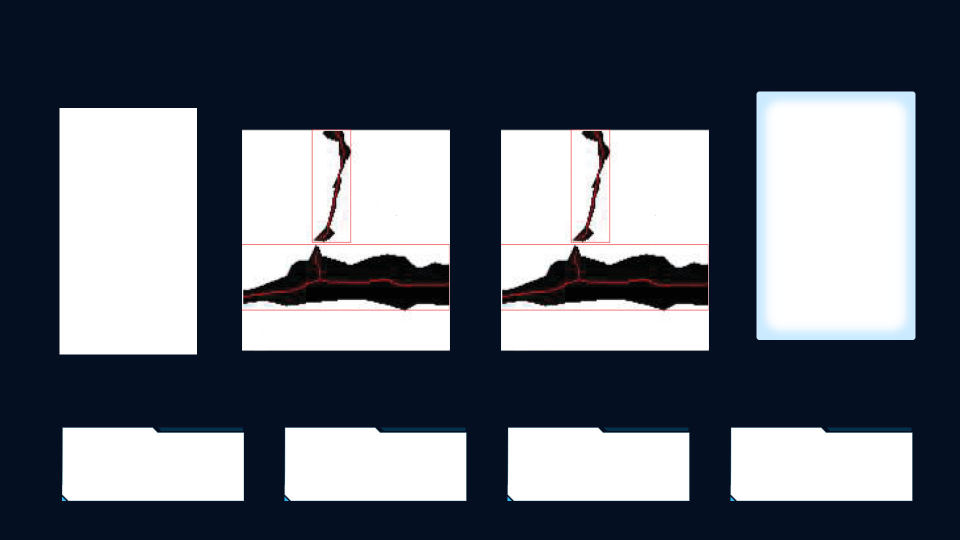
#> input picture configs/test.jpg, 1920 x 1080 px (shown at 1/2 size)
$ python uitest.py
#> lines starting #> are read from the running program, lines starting #| are printed output that depends on the picture; after the words box and inside, x2 and y2 are one past the last pixel; in counts of white or black regions, pixels touching at a corner belong together
import cv2

# 定义鼠标回调函数
def mouse_callback(event, x, y, flags, param):
    if event == cv2.EVENT_LBUTTONDOWN:  # 检测鼠标左键点击
        print(f"Clicked at pixel coordinates: ({x}, {y})")
        # 如果需要，还可以在这里添加其他处理逻辑，例如获取该点的颜色等

# 读取图像
image = cv2.imread('configs//test.jpg')
#> image is the input picture: shape (1080, 1920, 3); mean B, G, R 117.1, 106.3, 99.9

# 检查图像是否成功加载
if image is None:
    print("Error: Unable to load image.")
    exit()

# 获取图像的原始尺寸
height, width = image.shape[:2]
#> height = 1080; width = 1920

# 计算缩放比例
scale = min(720 / height, 1280 / width)
#> scale = 0.667

# 缩放图像
resized_image = cv2.resize(image, (int(width * scale), int(height * scale)), interpolation=cv2.INTER_AREA)
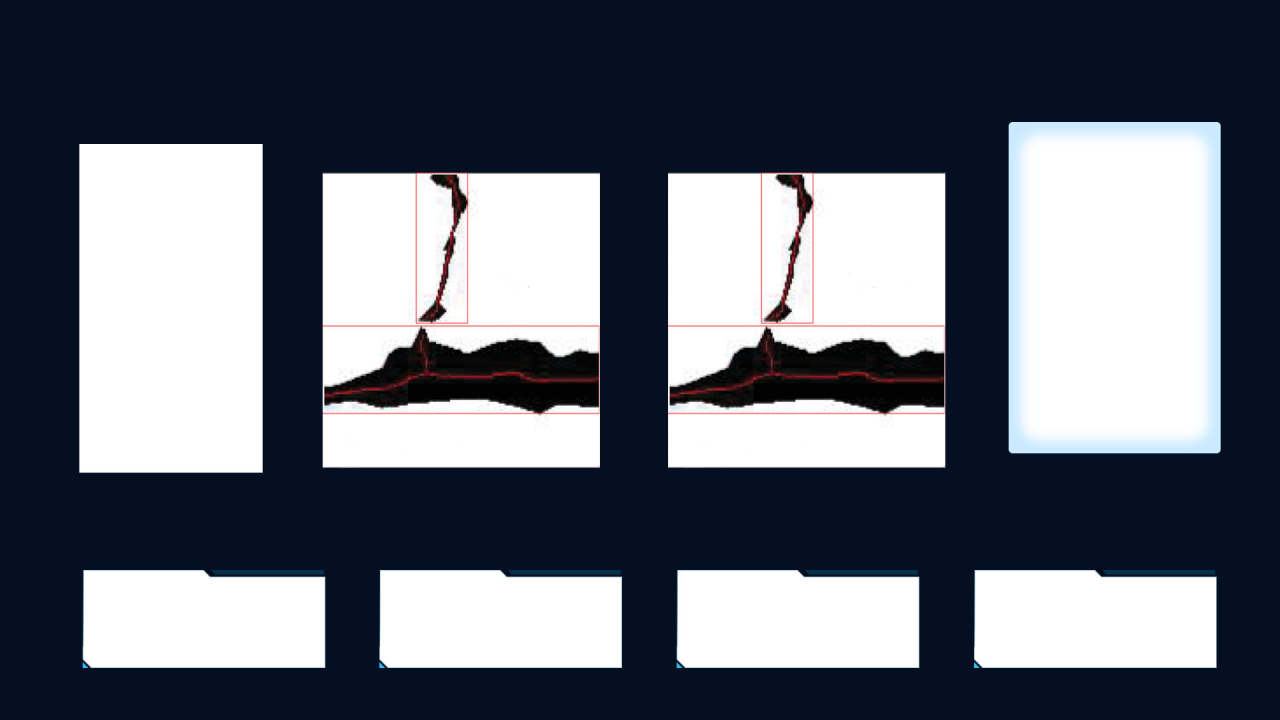
#> resized_image: shape (720, 1280, 3); mean B, G, R 117.1, 106.3, 99.9

# 转换为灰度图像
gray = cv2.cvtColor(resized_image, cv2.COLOR_BGR2GRAY)
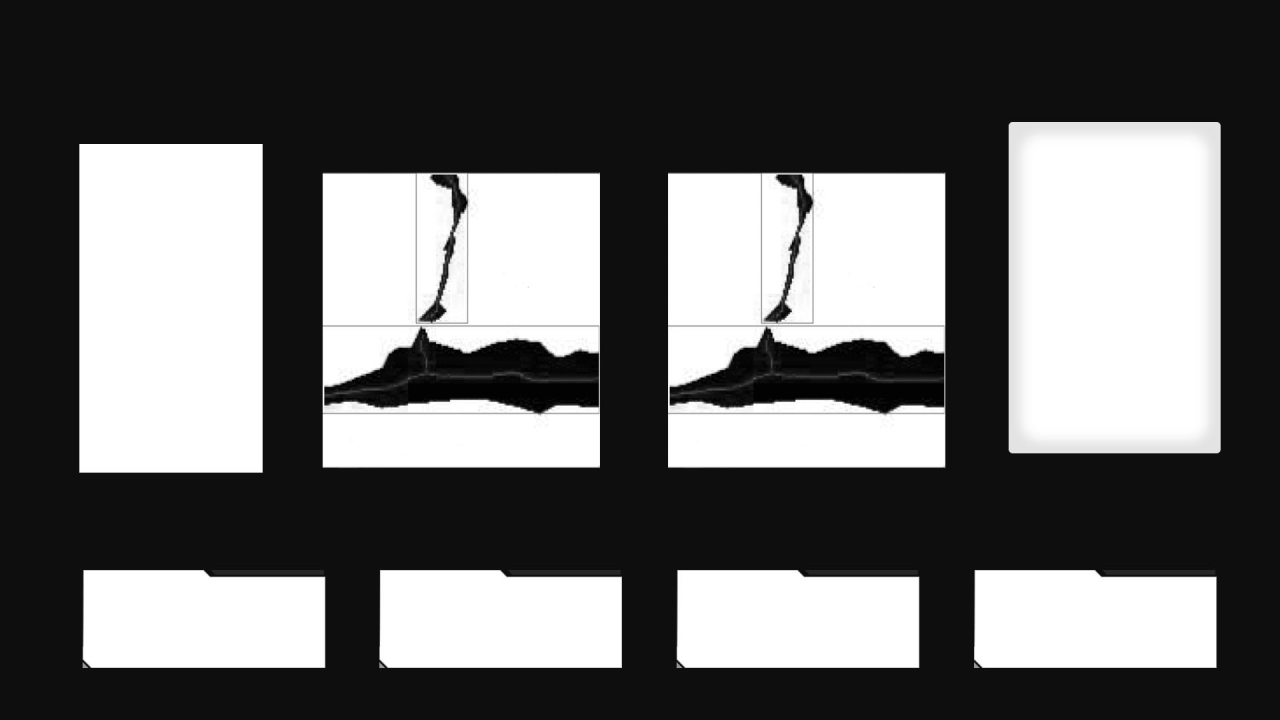
#> gray: shape (720, 1280); min 0, max 255, mean 105.7

# 使用Canny边缘检测
edges = cv2.Canny(gray, 50, 150)
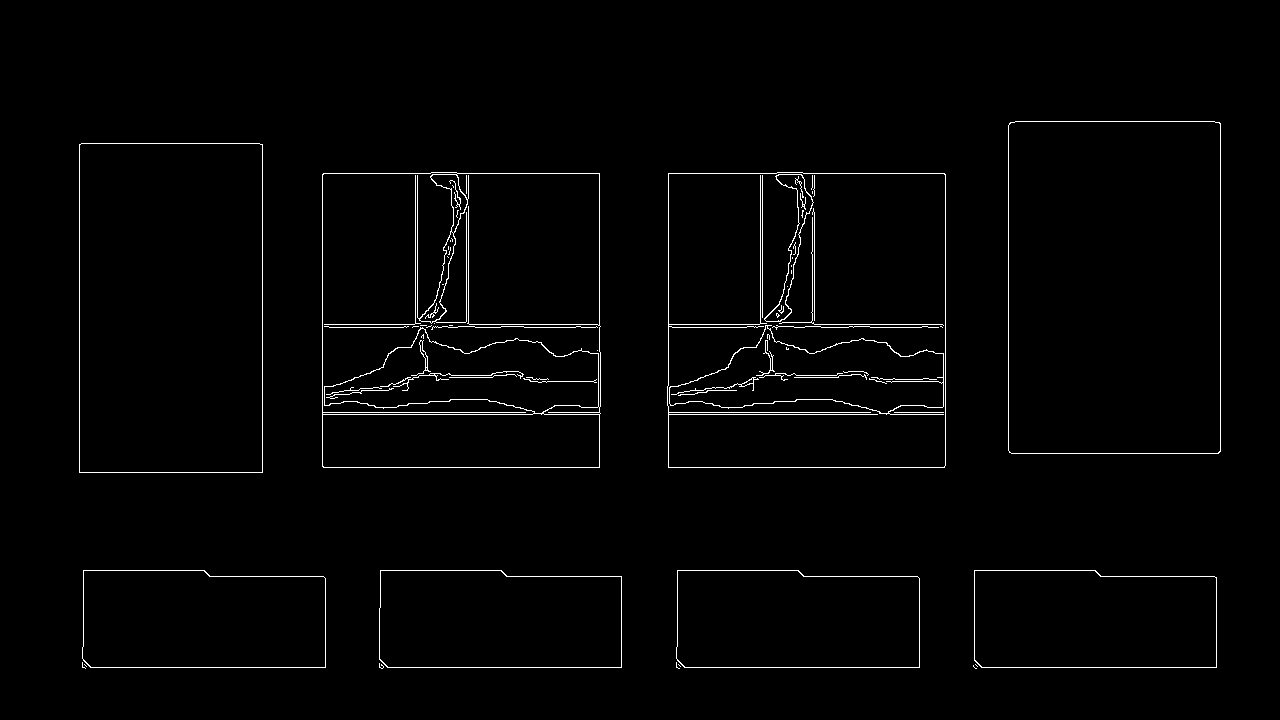
#> edges: shape (720, 1280); 1.6% white in thin lines or dots, all inside (x1, y1, x2, y2) = (79, 121, 1221, 669)

# 寻找轮廓
contours, _ = cv2.findContours(edges, cv2.RETR_EXTERNAL, cv2.CHAIN_APPROX_SIMPLE)
#> contours = 15 contours, 7 with area under 20; largest, box (x1, y1, x2, y2) and area: (322, 172, 601, 468) 81520, (667, 172, 946, 468) 81482, (1008, 121, 1221, 454) 70362, (79, 143, 263, 473) 60203, (676, 570, 920, 668) 22752, (82, 570, 326, 668) 22752, (974, 570, 1217, 668) 22740, (379, 570, 622, 668) 22702

# 遍历轮廓并绘制边界框
for contour in contours:
    x, y, w, h = cv2.boundingRect(contour)
    cv2.rectangle(resized_image, (x, y), (x + w, y + h), (0, 255, 0), 2)
    print(x, y, w, h)
#> this loop made 15 passes
#> (x, y, w, h) on passes 1, 5, 6, 7, 8, 9, 10, 11, 12, 13, 14, 15: (973, 665, 4, 4), (379, 663, 5, 6), (676, 662, 4, 7), (82, 662, 4, 7), (974, 570, 243, 98), (676, 570, 244, 98), (379, 570, 243, 98), (82, 570, 244, 98), (667, 172, 279, 296), (322, 172, 279, 296), (79, 143, 184, 330), (1008, 121, 213, 333)
#> (contour, x, y, w, h) on passes 2 to 4: ([[975, 664], [977, 666]], 975, 664, 3, 3), ([[678, 664], [680, 666]], 678, 664, 3, 3), ([[84, 664], [86, 666]], 84, 664, 3, 3)
#| 973 665 4 4
#| 975 664 3 3
#| 678 664 3 3
#| 84 664 3 3
#| 379 663 5 6
#| 676 662 4 7
#| 82 662 4 7
#| 974 570 243 98
#> (further printed lines are left out)
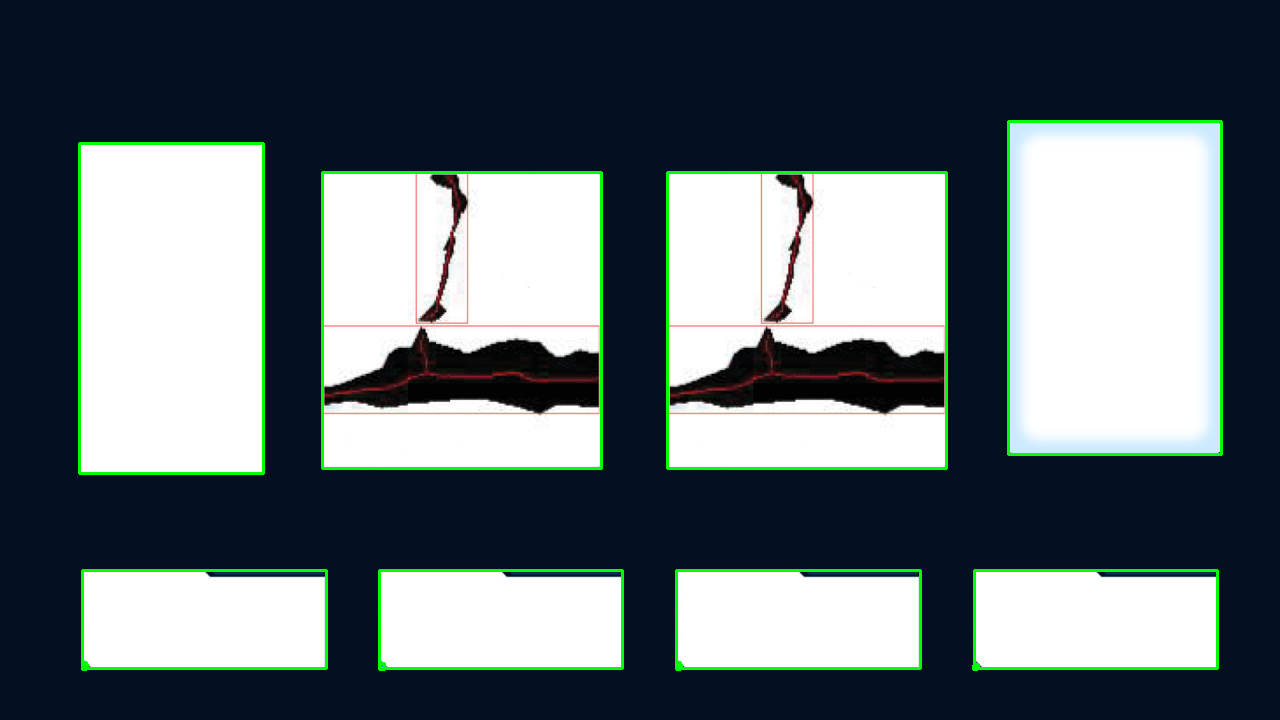
#> resized_image: shape (720, 1280, 3); 2.34% of pixels changed, all inside (x1, y1, x2, y2) = (78, 120, 1223, 671)

# 创建窗口并设置鼠标回调函数
cv2.namedWindow('Image with bounding boxes')
cv2.setMouseCallback('Image with bounding boxes', mouse_callback)

# 显示带有边界框的图像
cv2.imshow('Image with bounding boxes', resized_image)
cv2.waitKey(0)
cv2.destroyAllWindows()
